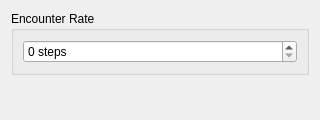
<?xml version="1.0" encoding="UTF-8"?>
<ui version="4.0">
 <class>ChangeEncounterStepsWidget</class>
 <widget class="QWidget" name="ChangeEncounterStepsWidget">
  <property name="geometry">
   <rect><x>0</x><y>0</y><width>320</width><height>120</height></rect>
  </property>
  <property name="windowTitle">
   <string>Change Encounter Rate</string>
  </property>
  <layout class="QVBoxLayout" name="verticalLayout">
   <item>
    <widget class="QGroupBox" name="groupSteps">
     <property name="title"><string>Encounter Rate</string></property>
     <layout class="QHBoxLayout" name="layoutSteps">
      <item>
       <widget class="RpgSpinBox" name="spinSteps">
        <property name="toolTip"><string>Average steps between random encounters, 0 for none</string></property>
        <property name="suffix"><string> steps</string></property>
        <property name="maximum"><number>9999</number></property>
       </widget>
      </item>
     </layout>
    </widget>
   </item>
   <item>
    <spacer name="verticalSpacer">
     <property name="orientation"><enum>Qt::Vertical</enum></property>
     <property name="sizeHint" stdset="0"><size><width>20</width><height>10</height></size></property>
    </spacer>
   </item>
  </layout>
 </widget>
 <customwidgets>
  <customwidget>
   <class>RpgSpinBox</class>
   <extends>QSpinBox</extends>
   <header>ui/common/rpg_spinbox.h</header>
  </customwidget>
 </customwidgets>
 <resources/>
 <connections/>
</ui>
